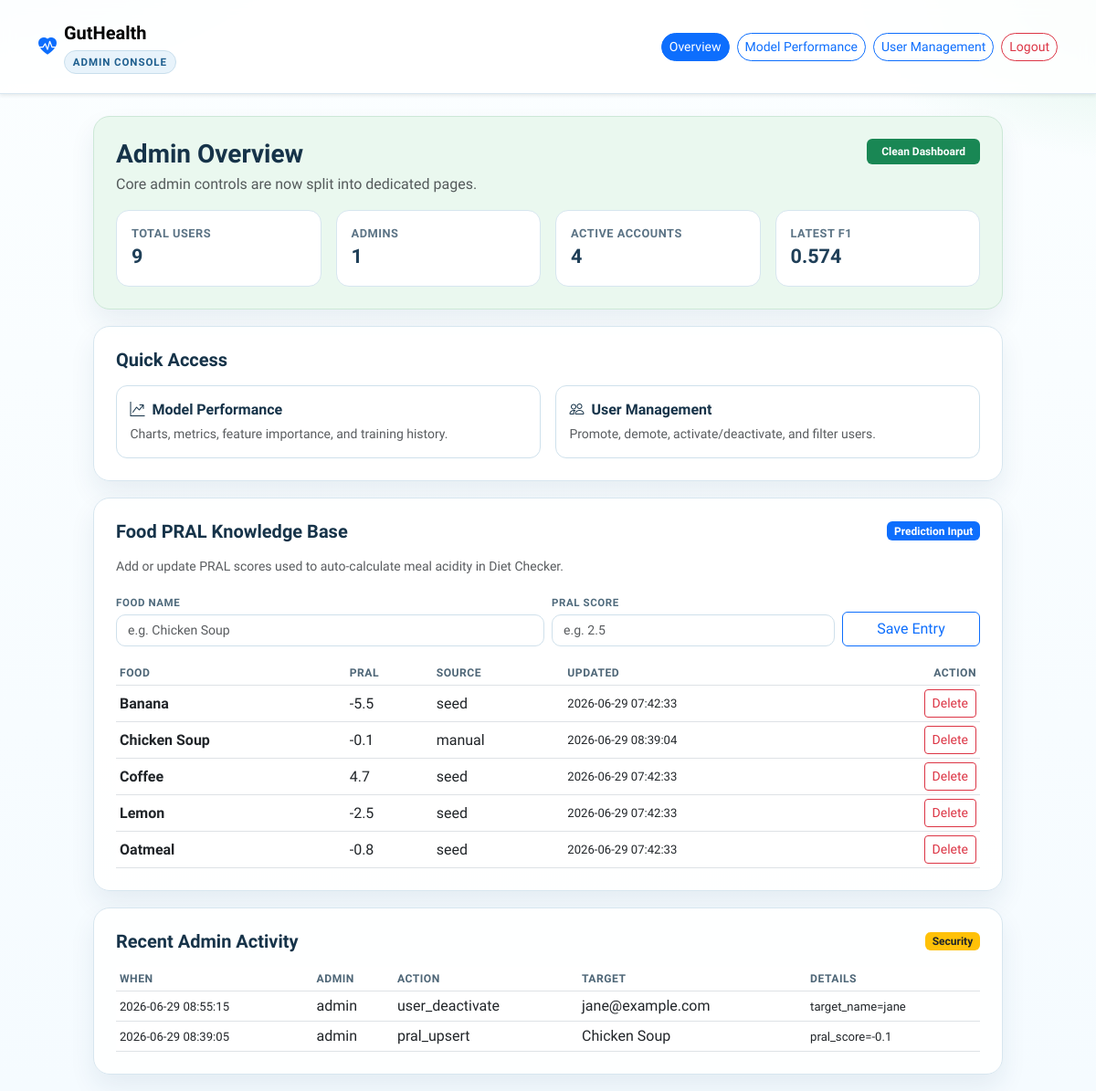
Before: /admin (signed in) with the older database file.
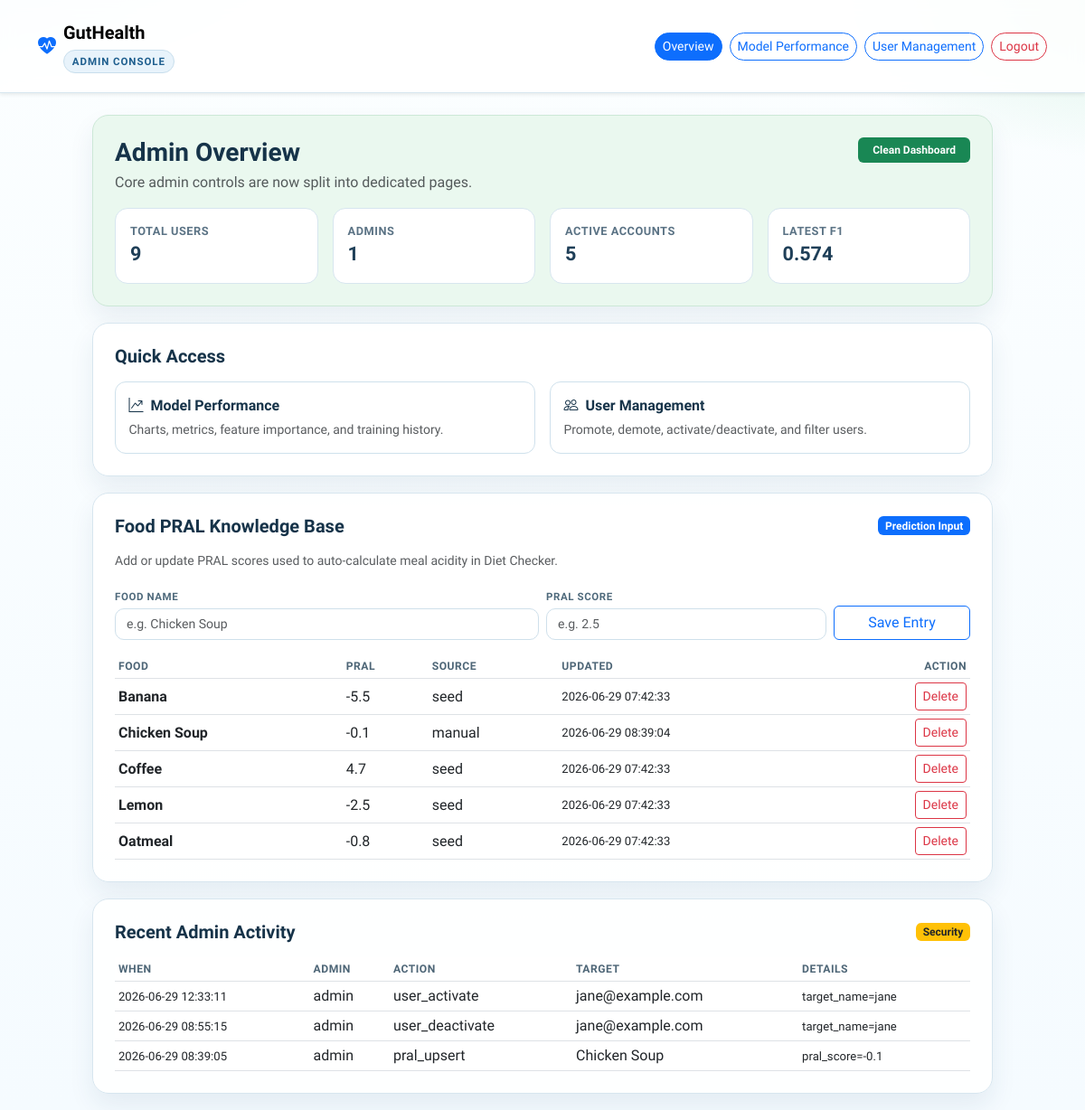
After: the same page with the newer database file.
### tables this page shows
CREATE TABLE food_pral (id INTEGER PRIMARY KEY AUTOINCREMENT, food_name TEXT UNIQUE, pral_score REAL, source TEXT DEFAULT 'manual', updated_at DATETIME DEFAULT CURRENT_TIMESTAMP);

CREATE TABLE admin_audit_logs (id INTEGER PRIMARY KEY AUTOINCREMENT, admin_user_id INTEGER, action_type TEXT, target TEXT, details TEXT, created_at DATETIME DEFAULT CURRENT_TIMESTAMP);

CREATE TABLE users (
            id INTEGER PRIMARY KEY AUTOINCREMENT,
            name TEXT NOT NULL,
            email TEXT UNIQUE NOT NULL,
            password TEXT NOT NULL,
            condition TEXT NOT NULL
        , is_admin INTEGER DEFAULT 0, is_active INTEGER DEFAULT 1, age REAL DEFAULT 30, bmi REAL DEFAULT 24.5, h_pylori_result TEXT DEFAULT 'Negative');

### admin_routes.py (the view)
    @app.route("/admin")
    def admin_dashboard():
        guard = require_admin()
        if guard:
            return guard
        model_test_results = get_model_test_results()
        with get_db() as conn:
            admin_users = conn.execute(
                "SELECT id, name, email, condition, is_admin, is_active FROM users ORDER BY is_admin DESC, id DESC"
            ).fetchall()
            pral_entries = conn.execute(
                "SELECT id, food_name, pral_score, source, updated_at FROM food_pral ORDER BY LOWER(food_name) ASC"
            ).fetchall()
            audit_logs = conn.execute(
                "SELECT a.created_at, a.action_type, a.target, a.details, u.name AS admin_name "
                "FROM admin_audit_logs a LEFT JOIN users u ON u.id = a.admin_user_id "
                "ORDER BY a.id DESC LIMIT 25"
            ).fetchall()
        return render_template(
            "admin.html",
            model_test_results=model_test_results,
            admin_users=admin_users,
            pral_entries=pral_entries,
            audit_logs=audit_logs,
        )

### app.py (called while the page is built)
def get_model_test_results():
    return model_test_results

@contextmanager
def get_db():
    conn = sqlite3.connect(DB_PATH)
    conn.row_factory = sqlite3.Row
    try:
        yield conn
        conn.commit()
    except Exception as e:
        conn.rollback()
        logging.error(f"Database Error: {e}")
        raise
    finally:
        conn.close()

def is_logged_in():
    return "user_id" in session

def is_admin_user():
    return bool(session.get("is_admin", False))

def require_admin():
    if not is_logged_in():
        return redirect(url_for("login"))
    if not is_admin_user():
        flash("You are not authorized to view the admin page.")
        return redirect(url_for("home"))
    return None

### templates/admin.html (shortened to what the changed rows need)
<!DOCTYPE html>
<html lang="en">
<head>
    <link href="https://cdn.jsdelivr.net/npm/bootstrap@5.3.0/dist/css/bootstrap.min.css" rel="stylesheet">
    <link rel="stylesheet" href="https://cdn.jsdelivr.net/npm/bootstrap-icons@1.10.5/font/bootstrap-icons.css">
</head>
<body>
<div class="container" style="max-width: 1020px;">
    {% set active_count = admin_users|selectattr('is_active')|list|length %}
    <div class="panel p-4" style="background-color: var(--adm-green-soft); border-color: #cce8d7;">
        <div class="d-flex justify-content-between align-items-start flex-wrap gap-3 mb-3">
            <div>
                <h1 class="h3 fw-bold mb-1">Admin Overview</h1>
            </div>
        </div>
        <div class="row g-3">
            <div class="col-md-3">
                <div class="metric-tile">
                    <div class="metric-label">Active Accounts</div>
                    <div class="metric-value">{{ active_count }}</div>
                </div>
            </div>
        </div>
    </div>
    <div class="panel p-4">
        <div class="table-responsive">
            <table class="table table-sm align-middle mb-0">
                <thead>
                    <tr>
                        <th>Food</th>
                        <th>PRAL</th>
                        <th>Source</th>
                        <th>Updated</th>
                        <th class="text-end">Action</th>
                    </tr>
                </thead>
                <tbody>
                    {% for entry in pral_entries %}
                    <tr>
                        <td class="user-name">{{ entry.food_name }}</td>
                        <td>{{ entry.pral_score }}</td>
                        <td>{{ entry.source }}</td>
                        <td class="user-email">{{ entry.updated_at }}</td>
                        <td class="text-end">
                            <form action="{{ url_for('admin_delete_pral', entry_id=entry.id) }}" method="POST" class="d-inline" onsubmit="return confirm('Delete this PRAL entry?');">
                                <button type="submit" class="btn btn-outline-danger btn-sm">Delete</button>
                            </form>
                        </td>
                    </tr>
                    {% endfor %}
                </tbody>
            </table>
        </div>
    </div>
    <div class="panel p-4">
        {% if audit_logs %}
        <div class="table-responsive">
            <table class="table table-sm align-middle mb-0">
                <thead>
                    <tr>
                        <th>When</th>
                        <th>Admin</th>
                        <th>Action</th>
                        <th>Target</th>
                        <th>Details</th>
                    </tr>
                </thead>
                <tbody>
                    {% for log in audit_logs %}
                    <tr>
                        <td class="user-email">{{ log.created_at }}</td>
                        <td>{{ log.admin_name or 'Unknown' }}</td>
                        <td>{{ log.action_type }}</td>
                        <td>{{ log.target }}</td>
                        <td class="user-email">{{ log.details }}</td>
                    </tr>
                    {% endfor %}
                </tbody>
            </table>
        </div>
        {% else %}
        <p class="text-muted mb-0">No admin actions logged yet.</p>
        {% endif %}
    </div>
</div>
</body>
</html>

Changed rows visible on the page:
added admin_audit_logs: created_at "2026-06-29 12:33:11", name "admin", action_type "user_activate", target "jane@example.com", details "target_name=jane"
Other visible differences:
{{ active_count }}: "4" → "5"
